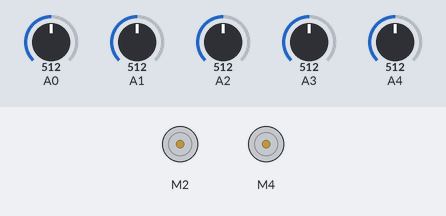
A sketch run on a simulated Arduino Uno, built with avr-gcc and run on an emulated ATmega328P. Parts: 2 × DC motor (green arrow = forward, orange = backward, longer = faster). The inputs (shaded band) are chosen by the test bench; at power-on: A0 = 512, A1 = 512, A2 = 512, A3 = 512, A4 = 512.

Above: at 1.2 s.
1.3 s: A0 set to 863
2.8 s: A0 set to 887
At 3.7 s:
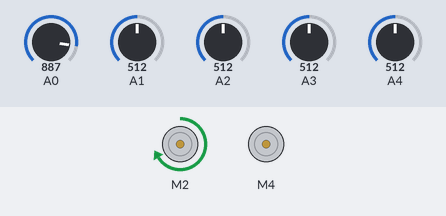
Timing chart, 0 to 5.8 s (numbered marks = the images above; inputs shaded):
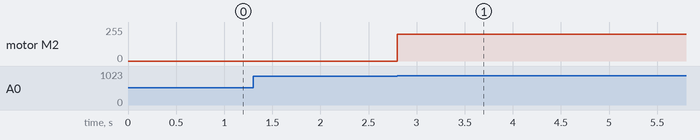

Measured:
- the behaviour switches between 877 and 878 on A0 (found by bisection; images 0 and 1)
- after the input at 1.3 s, every drawn part: stays the same
- after the input at 2.8 s, motor M2: stopped → forward 200/255 at once

The sketch:

LineTrackingBot.ino
```cpp
#include <AFMotor.h>
//attaching motors
AF_DCMotor motor_left(2);
AF_DCMotor motor_right(4);
//variables
int sensor1 = 0;
int sensor2 = 0;
int sensor3 = 0;
int sensor4 = 0;
int sensor5 = 0;

int adj_1 = 0;
int adj_2 = 0;
int adj_3 = 0;
int adj_4 = 0;
int adj_5 = 0;
//tunes sensitivity
int s1_min = 175;
int s1_max = 950;
int s2_min = 175;
int s2_max = 940;
int s3_min = 175;
int s3_max = 900;
int s4_min = 190;
int s4_max = 900;
int s5_min = 180;
int s5_max = 880;
//sensor thresholds
int lower_threshold = 10;
int threshold = 128;
int upper_threshold = 230;
//bot speed
int speed_value = 200;

void setup()
{
Serial.begin(9600);
motor_left.setSpeed(200);
motor_left.run(RELEASE);

motor_right.setSpeed(200);
motor_right.run(RELEASE);
}
//reading the line
void update_sensors(){

sensor1 = analogRead(0);
adj_1 = map(sensor1, s1_min, s1_max, 0, 255);
adj_1 = constrain(adj_1, 0, 255);

sensor2 = analogRead(1);
adj_2 = map(sensor2, s2_min, s2_max, 0, 255);
adj_2 = constrain(adj_2, 0, 255);

sensor3 = analogRead(2);
adj_3 = map(sensor3, s3_min, s3_max, 0, 255);
adj_3 = constrain(adj_3, 0, 255);

sensor4 = analogRead(3);
adj_4 = map(sensor4, s4_min, s4_max, 0, 255);
adj_4 = constrain(adj_4, 0, 255);

sensor5 = analogRead(4);
adj_5 = map(sensor5, s5_min, s5_max, 0, 255);
adj_5 = constrain(adj_5, 0, 255);

}
void loop(){
update_sensors();
//centered
if (adj_3 < lower_threshold){
//forward
if (adj_2 > threshold && adj_4 > threshold){

motor_left.run(FORWARD);
motor_left.setSpeed(speed_value);
motor_right.run(FORWARD);
motor_right.setSpeed(speed_value);
}
//black box stop robot
else if (adj_1 < 1){
if (adj_2 < 1){
if (adj_3 < 1){
if (adj_4 < 1){
if (adj_5 < 1){

motor_left.run(RELEASE);
motor_right.run(RELEASE);
}
}
}
}
}
}
//not centered
else {
//turn left
if (adj_1 < upper_threshold && adj_5 > upper_threshold){
motor_left.run(RELEASE);
motor_left.setSpeed(0);
motor_right.run(FORWARD);
motor_right.setSpeed(speed_value);
}
//turn right
else if (adj_1 > upper_threshold && adj_5 < upper_threshold){
motor_left.run(FORWARD);
motor_left.setSpeed(speed_value);
motor_right.run(RELEASE);
motor_right.setSpeed(0);
}
//turn left
else if (adj_2 < upper_threshold && adj_4 > upper_threshold){
motor_left.run(RELEASE);
motor_left.setSpeed(0);
motor_right.run(FORWARD);
motor_right.setSpeed(speed_value);
}
//turn right
else if (adj_2 > upper_threshold && adj_4 < upper_threshold){
motor_left.run(FORWARD);
motor_left.setSpeed(speed_value);
motor_right.run(RELEASE);
motor_right.setSpeed(0);
}
}

}
```
